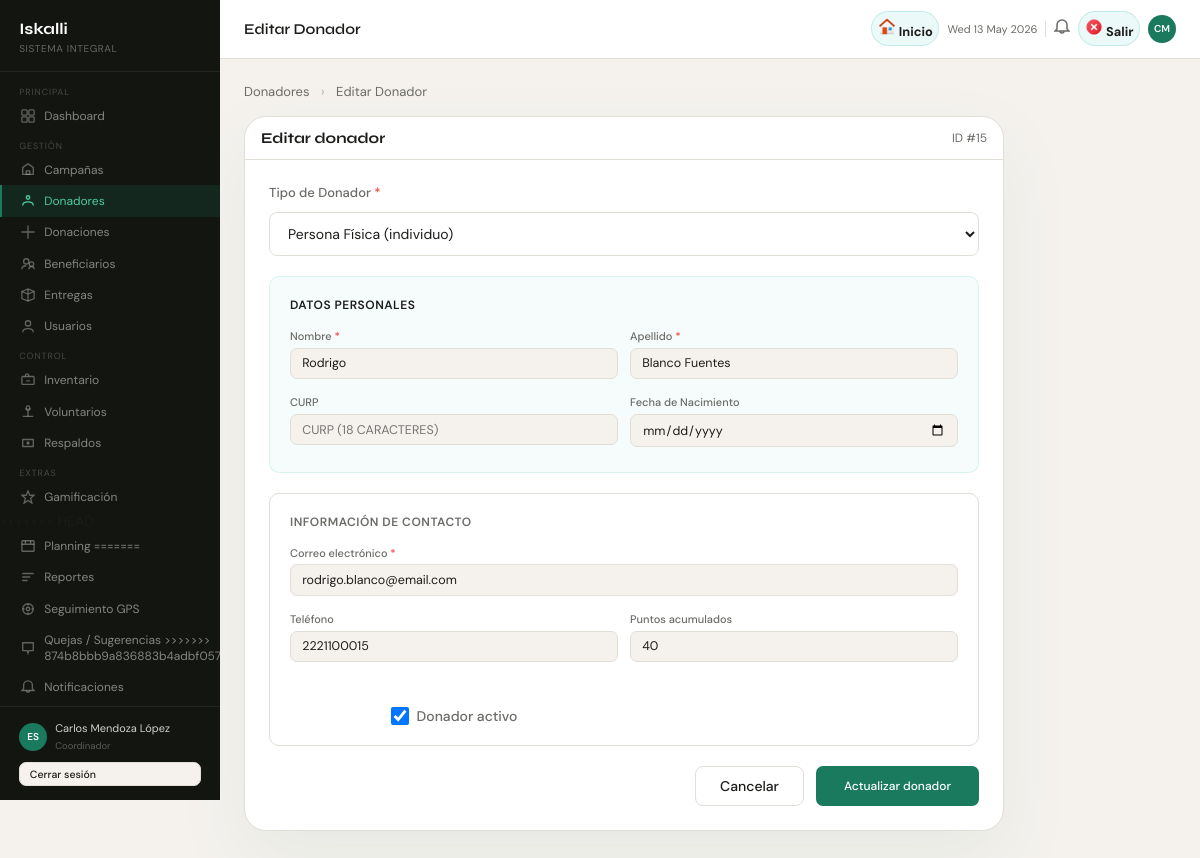
The page /index.php?pagina=donadores&accion=editar&id=15 (signed in) on the database its author committed.
### tables this page shows
CREATE TABLE donadores (
    id_donador        INT          NOT NULL AUTO_INCREMENT,
    id_nivel          INT,
    tipo_donante      ENUM('anonimo','persona','grupo','organizacion')
                      NOT NULL DEFAULT 'persona',
    puntos_acumulados INT          NOT NULL DEFAULT 0,
    email             VARCHAR(150) NOT NULL,
    telefono          VARCHAR(20),
    activo            BOOLEAN      NOT NULL DEFAULT TRUE,
    created_at        DATETIME     NOT NULL DEFAULT CURRENT_TIMESTAMP,
    PRIMARY KEY (id_donador),
    UNIQUE KEY uq_donador_email (email)
);

### models/DonadorModel.php (called while the page is built, shortened)
<?php
class DonadorModel {
    private PDO $db;
    public function __construct(PDO $conexion) {
        $this->db = $conexion;
    }
    public function obtenerPorId(int $id): ?array {
        $sql = "
            SELECT
                d.id_donador,
                CASE
                    WHEN df.id_donador IS NOT NULL THEN 'fisica'
                    WHEN dm.id_donador IS NOT NULL THEN 'moral'
                    ELSE 'desconocido'
                END AS tipo_persona,
                COALESCE(df.nombre, '') AS nombre,
                COALESCE(df.apellido, '') AS apellido,
                COALESCE(df.curp, '') AS curp,
                COALESCE(df.fecha_nacimiento, '') AS fecha_nacimiento,
                COALESCE(dm.razon_social, '') AS razon_social,
                COALESCE(dm.rfc, '') AS rfc,
                COALESCE(dm.representante_legal, '') AS representante_legal,
                COALESCE(dm.giro_comercial, '') AS giro_comercial,
                d.email,
                d.telefono,
                d.puntos_acumulados,
                d.id_nivel,
                d.activo
            FROM donadores d
            LEFT JOIN donadores_fisicos df ON d.id_donador = df.id_donador
            LEFT JOIN donadores_morales dm ON d.id_donador = dm.id_donador
            WHERE d.id_donador = ?
            LIMIT 1
        ";
        $stmt = $this->db->prepare($sql);
        $stmt->execute([$id]);
        $resultado = $stmt->fetch();
        return $resultado !== false ? $resultado : null;
    }
}

### functions.php (called while the page is built, shortened)
<?php
function e(string $string): string
{
    return htmlspecialchars($string, ENT_QUOTES, 'UTF-8');
}

### views/pages/Donadores_FormView.php (the view, shortened to what this page needs)
<?php require_once 'views/layouts/header.php'; ?>
<div style="display:flex;width:100%;">
  <?php require_once 'views/layouts/sidebar.php'; ?>
  <div class="main">
    <?php require_once 'views/layouts/topbar.php'; ?>
    <div class="content" style="padding:24px;">
      <div style="margin-bottom:16px;font-size:13px;color:var(--muted);">
        <a href="<?= BASE_URL ?>/index.php?pagina=donadores" style="color:var(--primary);text-decoration:none;">Donadores</a>
        <span style="margin:0 8px;opacity:.5;">›</span>
        <span><?= isset($donador) ? 'Editar Donador' : 'Nuevo Donador' ?></span>
      </div>
      <div class="card" style="max-width:760px;">
        <div class="card-header">
          <h3><?= isset($donador) ? 'Editar donador' : 'Nuevo donador' ?></h3>
          <?php if (isset($donador)): ?>
            <span style="font-size:12px;color:var(--muted);">ID #<?= e((string)$donador['id_donador']) ?></span>
          <?php endif; ?>
        </div>
        <div class="card-body" style="padding:24px;">
          <?php
          $tipoPersona        = $donador['tipo_persona'] ?? 'fisica';
          $nombre             = $donador['nombre'] ?? '';
          $apellido           = $donador['apellido'] ?? '';
          $curp               = $donador['curp'] ?? '';
          $fecha_nacimiento   = $donador['fecha_nacimiento'] ?? '';
          $email              = $donador['email'] ?? '';
          $telefono           = $donador['telefono'] ?? '';
          $puntos_acumulados  = $donador['puntos_acumulados'] ?? 0;
          $activo             = isset($donador['activo']) && $donador['activo'];
          $accionUrl = isset($donador)
            ? BASE_URL . '/index.php?pagina=donadores&accion=editar&id=' . e((string)$donador['id_donador'])
            : BASE_URL . '/index.php?pagina=donadores&accion=crear';
          ?>
          <form method="POST" action="<?= $accionUrl ?>" id="form-donador" data-validate="true">
            <div class="form-group" style="margin-bottom:20px;">
              <label for="tipo_persona" style="font-size:13px;font-weight:500;color:var(--muted);display:block;margin-bottom:7px;">
                Tipo de Donador <span style="color:#f44336;">*</span>
              </label>
              <select id="tipo_persona" name="tipo_persona" required onchange="toggleDonadorType()"
                      style="width:100%;background:var(--surface);border:1px solid var(--border);border-radius:8px;padding:11px 14px;color:var(--text);font-family:inherit;font-size:14px;outline:none;">
                <option value="fisica" <?= $tipoPersona === 'fisica' ? 'selected' : '' ?>>Persona Física (individuo)</option>
              </select>
            </div>
            <div id="fisica-fields" style="display:<?= $tipoPersona === 'fisica' ? 'block' : 'none' ?>;">
              <div style="background:rgba(10,175,160,.04);border:1px solid rgba(10,175,160,.12);border-radius:10px;padding:20px;margin-bottom:20px;">
                <div style="font-size:12px;font-weight:600;color:var(--primary);letter-spacing:.5px;text-transform:uppercase;margin-bottom:16px;">
                  Datos personales
                </div>
                <div class="form-grid">
                  <div class="form-group">
                    <label for="nombre">Nombre <span style="color:#f44336;">*</span></label>
                    <input type="text" id="nombre" name="nombre"
                           value="<?= e($nombre) ?>"
                           placeholder="Nombre(s)"
                           autocomplete="given-name"
                           data-rules="required|alpha|min:2|max:100|no_special"
                           data-msg_required="El nombre es obligatorio."
                           data-msg_alpha="Solo letras y espacios. No uses números ni símbolos.">
                  </div>
                  <div class="form-group">
                    <label for="apellido">Apellido <span style="color:#f44336;">*</span></label>
                    <input type="text" id="apellido" name="apellido"
                           value="<?= e($apellido) ?>"
                           placeholder="Apellido(s)"
                           autocomplete="family-name"
                           data-rules="required|alpha|min:2|max:100|no_special">
                  </div>
                  <div class="form-group">
                    <label for="curp">CURP</label>
                    <input type="text" id="curp" name="curp"
                           value="<?= e($curp) ?>"
                           placeholder="CURP (18 caracteres)"
                           maxlength="18"
                           style="text-transform:uppercase;"
                           data-rules="curp"
                           data-msg_curp="La CURP debe tener 18 caracteres con el formato correcto (ej: HEGJ830428HMNRRL05)."
                           oninput="this.value=this.value.toUpperCase()">
                  </div>
                  <div class="form-group">
                    <label for="fecha_nacimiento">Fecha de Nacimiento</label>
                    <input type="date" id="fecha_nacimiento" name="fecha_nacimiento"
                           value="<?= e($fecha_nacimiento) ?>"
                           data-rules="date">
                  </div>
                </div>
              </div>
            </div>
            <div style="background:var(--surface);border:1px solid var(--border);border-radius:10px;padding:20px;margin-bottom:20px;">
              <div style="font-size:12px;font-weight:600;color:var(--muted);letter-spacing:.5px;text-transform:uppercase;margin-bottom:16px;">
                Información de contacto
              </div>
              <div class="form-grid">
                <div class="form-group full">
                  <label for="email">Correo electrónico <span style="color:#f44336;">*</span></label>
                  <input type="email" id="email" name="email"
                         value="<?= e($email) ?>"
                         placeholder="correo@ejemplo.com"
                         autocomplete="email"
                         data-rules="required|email">
                </div>
                <div class="form-group">
                  <label for="telefono">Teléfono</label>
                  <input type="tel" id="telefono" name="telefono"
                         value="<?= e($telefono) ?>"
                         placeholder="222 123 4567"
                         maxlength="15"
                         data-rules="phone"
                         data-msg_phone="Ingresa 10 dígitos. Solo números y guiones.">
                </div>
                <div class="form-group">
                  <label for="puntos_acumulados">Puntos acumulados</label>
                  <input type="number" id="puntos_acumulados" name="puntos_acumulados"
                         value="<?= e((string)$puntos_acumulados) ?>"
                         min="0" max="9999999"
                         placeholder="0"
                         data-rules="numeric|min_val:0"
                         data-msg_min_val="Los puntos no pueden ser negativos.">
                </div>
                <div class="form-group" style="display:flex;align-items:center;gap:10px;padding-top:28px;">
                  <label style="display:flex;align-items:center;gap:8px;cursor:pointer;font-size:14px;">
                    <input type="checkbox" name="activo" <?= $activo ? 'checked' : '' ?>
                           style="width:18px;height:18px;accent-color:var(--primary);">
                    Donador activo
                  </label>
                </div>
              </div>
            </div>
            <div style="display:flex;gap:12px;justify-content:flex-end;margin-top:8px;">
              <a href="<?= BASE_URL ?>/index.php?pagina=donadores"
                 style="padding:10px 24px;border-radius:8px;border:1px solid var(--border);background:transparent;color:var(--text);font-size:14px;font-weight:500;text-decoration:none;transition:all .2s;"
                 onmouseover="this.style.borderColor='#888'" onmouseout="this.style.borderColor='var(--border)'">
                Cancelar
              </a>
              <button type="submit" class="btn btn-primary" style="padding:10px 28px;">
                <?= isset($donador) ? 'Actualizar donador' : 'Guardar donador' ?>
              </button>
            </div>
          </form>
        </div>
      </div>
    </div>
  </div>
</div>
<?php require_once 'views/layouts/footer.php'; ?>

### public/css/ModulosAdmi.css (style rules this page uses)
:root { --accent: #1A7A5E; --accent2: #15624B; --sidebar: #131511; --bg: #F5F2EE; --surface: #FFFFFF; --danger: #C0392B; --amber: #C68B0A; --blue: #3B6FD4; --pink: #993556; --text: #1C1C1A; --muted: #6B6B67; --border: #E2DED8; --radius: 10px; }
*, *::before, *::after { box-sizing: border-box; margin: 0; padding: 0; }
body { font-family: 'DM Sans', sans-serif; background: var(--bg); color: var(--text); display: flex; min-height: 100vh; font-size: 14px; }
a { text-decoration: none; color: inherit; }
.main { margin-left: 220px; flex: 1; display: flex; flex-direction: column; min-height: 100vh; }
.content { padding: 1.25rem; flex: 1; }
.card { background: var(--surface); border: 1px solid var(--border); border-radius: var(--radius); overflow: hidden; margin-bottom: 12px; }
.card-header { padding: .75rem 1rem; border-bottom: 1px solid var(--border); display: flex; align-items: center; justify-content: space-between; gap: 8px; flex-wrap: wrap; }
.card-header h3 { font-family: 'Syne', sans-serif; font-size: 15px; font-weight: 700; }
input[type=text], input[type=email], input[type=date], input[type=number], input[type=tel], input[type=password], select, textarea { font-family: 'DM Sans', sans-serif; font-size: 12.5px; border: 1px solid var(--border); border-radius: 7px; padding: .42rem .7rem; background: var(--bg); color: var(--text); outline: none; transition: border .15s; width: 100%; }
.btn { font-family: 'DM Sans', sans-serif; font-size: 12px; font-weight: 500; padding: .4rem .85rem; border-radius: 7px; cursor: pointer; border: none; transition: all .15s; display: inline-flex; align-items: center; gap: 5px; text-decoration: none; }
.btn-primary { background: var(--accent); color: #fff; }
.form-grid { display: grid; grid-template-columns: 1fr 1fr; gap: .75rem; }
.form-group { display: flex; flex-direction: column; gap: .28rem; }
.form-group.full { grid-column: 1 / -1; }
label { font-size: 11px; font-weight: 500; color: var(--muted); }
.card { background: var(--card-bg, #ffffff); border: 1px solid var(--border, #c8efeb); border-radius: 22px; overflow: hidden; box-shadow: 0 28px 70px rgba(61,133,115,0.08); }
.card-header { background: transparent; }
.card-body { padding: 24px; }

### rows shown on the page
donadores: id_donador "15", email "rodrigo.blanco@email.com", telefono "2221100015", puntos_acumulados "40", activo "☑"

### other values the page prints
$_SESSION['usuario'] "Carlos Mendoza López"
$_SESSION['rol'] "Coordinador"
$titulo_pagina "Editar Donador"
$iniciales "CM"
